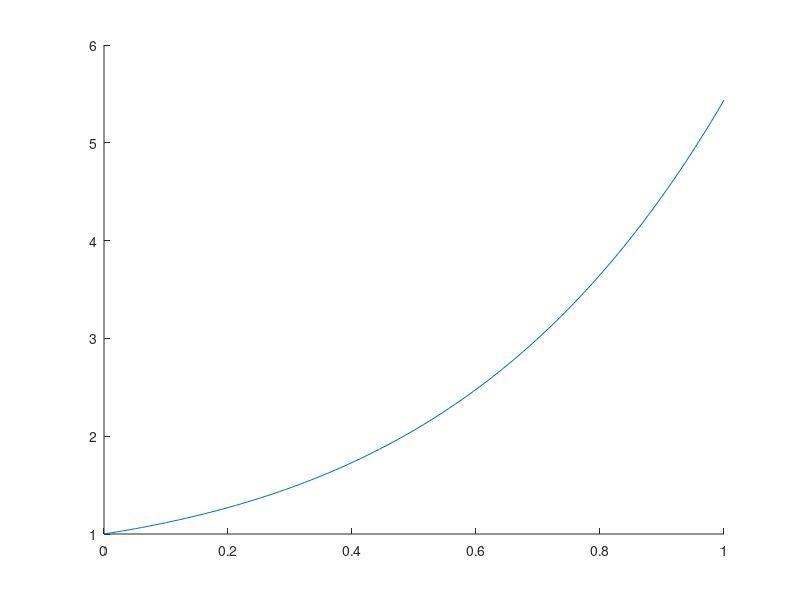

MATLAB code for this plot: (Note: this script raises an error after producing the figure.)
% Gazi Adnan Latif Matricola 1224442
f = @(x) ((exp(x)).*((x.^2)+1));
nodi = linspace(0, 1, 100);
H = figure(10);
hold on;
plot(nodi, f(nodi));
plot(nodi, Esercizio1b(nodi));
hold off;